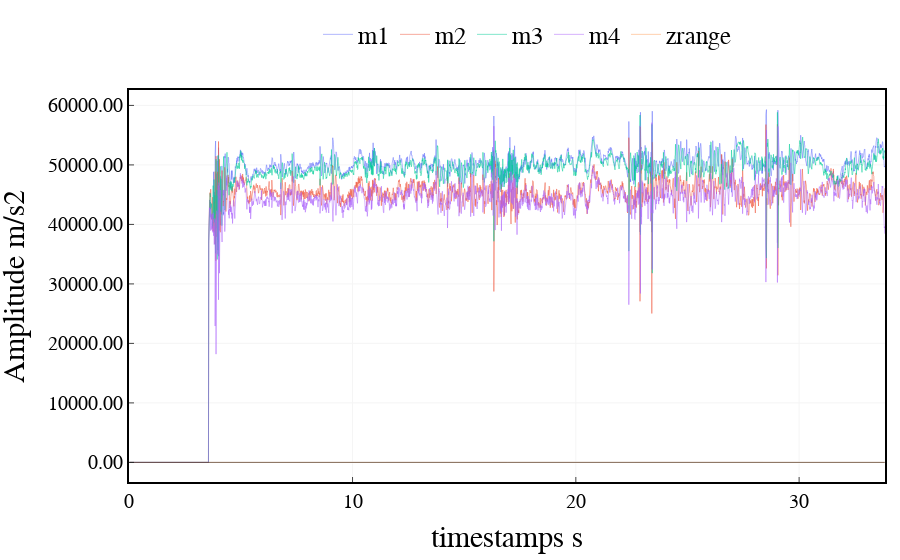

Notebook code for this chart:
### Code cell
import scipy.signal as signal_p

# Define filter parameters
fs = 100  # Sampling frequency
fc = 4  # Cutoff frequency
order = 6  # Filter order



# Create low-pass Butterworth filter
b, a = signal_p.butter(order, fc / (fs / 2), btype='low')

# Apply filter to signal data
signalf = signal_p.filtfilt(b, a, imu_data[:,:6], axis=0)
timestamp = imu_data[:,-2]
fig = go.Figure()
fig.add_trace(go.Scatter(x=timestamp, y=imu_data[:,6],
                    mode='lines',
                    line=dict(width=0.5),
                    name='m1'))
fig.add_trace(go.Scatter(x=timestamp, y=imu_data[:,7],
                    mode='lines',
                    line=dict(width=0.5),
                    name='m2'))
fig.add_trace(go.Scatter(x=timestamp, y=imu_data[:,8],
                    mode='lines',
                    line=dict(width=0.5),
                    name='m3'))
fig.add_trace(go.Scatter(x=timestamp, y=imu_data[:,9],
                    mode='lines',
                    line=dict(width=0.5),
                    name='m4'))
fig.add_trace(go.Scatter(x=timestamp, y=imu_data[:,11]/1000,
                    mode='lines',
                    line=dict(width=0.5),
                    name='zrange'))


# # Add a rectangle to the plot
# fig.add_shape(type='rect',
#               x0=0,
#               y0=-2,
#               x1=10,
#               y1=2,
#               line=dict(color='blue', width=0.5),
#             #   fillcolor='lightblue',
#               opacity=0.5)

fig.add_shape(type='line',
                x0=0,
                y0=0,
                x1=timestamp[-1].astype(float),
                y1=0,
                line=dict(color='black', width=0.5),
            #   fillcolor='lightblue',
                opacity=1)

    
    


fig.update_layout(xaxis_title='timestamps s',
                        yaxis_title='Amplitude m/s2',
                        font=dict(size=25, family='Arial', color='rgb(0, 0, 0)'),
                        margin={'l': 15, 'r': 15, 't': 15, 'b': 15},
                        # width=1000, height=400,
                        legend=dict(
                            yanchor="top",
                            y=1.2,
                            xanchor="left",
                            x = 0.25,
                            font=dict(
                                family='Arial',
                                size=25,
                                color='rgb(0, 0, 0)',
                            ),
                            orientation="h",
                            # bordercolor="Black",
                            # borderwidth=1
                        ),
                        plot_bgcolor='rgb(255,255,255)',
                        xaxis=dict(
                            showline=True,
                            linecolor='rgb(0, 0, 0)',
                            linewidth=2,
                            ticks='inside',
                            tickfont=dict(
                                family='Arial',
                                size=20,
                                color='rgb(0, 0, 0)',
                            ),
                            tick0 = 150,
                            dtick = 10,
                            gridcolor='rgb(245, 245, 245)',
                            mirror=True
                        ),
                        yaxis=dict(
                            # range = [0, 1],
                            showline=True,
                            linecolor='rgb(0, 0, 0)',
                            linewidth=2,
                            ticks='inside',
                            tickfont=dict(
                                family='Arial',
                                size=20,
                                color='rgb(0, 0, 0)',
                            ),
                            tickformat='.2f',   # y轴刻度分辨率
                            gridcolor='rgb(245, 245, 245)',
                            mirror=True
                        ),
        )

fig.show()

### Figure 1 — Plotly figure (JSON) as saved in the notebook; plotly's stock layout.template omitted (floating-point values rounded to 4 significant figures; data arrays with more than 128 entries replaced by an {"elided": "..."} marker saying what was removed)
{"data": [{"line": {"width": 0.5}, "mode": "lines", "name": "m1", "type": "scatter", "x": {"elided": "3385 float values"}, "y": {"elided": "3385 int values"}}, {"line": {"width": 0.5}, "mode": "lines", "name": "m2", "type": "scatter", "x": {"elided": "3385 float values"}, "y": {"elided": "3385 int values"}}, {"line": {"width": 0.5}, "mode": "lines", "name": "m3", "type": "scatter", "x": {"elided": "3385 float values"}, "y": {"elided": "3385 int values"}}, {"line": {"width": 0.5}, "mode": "lines", "name": "m4", "type": "scatter", "x": {"elided": "3385 float values"}, "y": {"elided": "3385 int values"}}, {"line": {"width": 0.5}, "mode": "lines", "name": "zrange", "type": "scatter", "x": {"elided": "3385 float values"}, "y": {"elided": "3385 float values"}}], "layout": {"font": {"color": "rgb(0, 0, 0)", "family": "Arial", "size": 25}, "legend": {"font": {"color": "rgb(0, 0, 0)", "family": "Arial", "size": 25}, "orientation": "h", "x": 0.25, "xanchor": "left", "y": 1.2, "yanchor": "top"}, "margin": {"b": 15, "l": 15, "r": 15, "t": 15}, "plot_bgcolor": "rgb(255,255,255)", "shapes": [{"line": {"color": "black", "width": 0.5}, "opacity": 1, "type": "line", "x0": 0, "x1": 33.84, "y0": 0, "y1": 0}], "xaxis": {"dtick": 10, "gridcolor": "rgb(245, 245, 245)", "linecolor": "rgb(0, 0, 0)", "linewidth": 2, "mirror": true, "showline": true, "tick0": 150, "tickfont": {"color": "rgb(0, 0, 0)", "family": "Arial", "size": 20}, "ticks": "inside", "title": {"text": "timestamps s"}}, "yaxis": {"gridcolor": "rgb(245, 245, 245)", "linecolor": "rgb(0, 0, 0)", "linewidth": 2, "mirror": true, "showline": true, "tickfont": {"color": "rgb(0, 0, 0)", "family": "Arial", "size": 20}, "tickformat": ".2f", "ticks": "inside", "title": {"text": "Amplitude m/s2"}}}}
